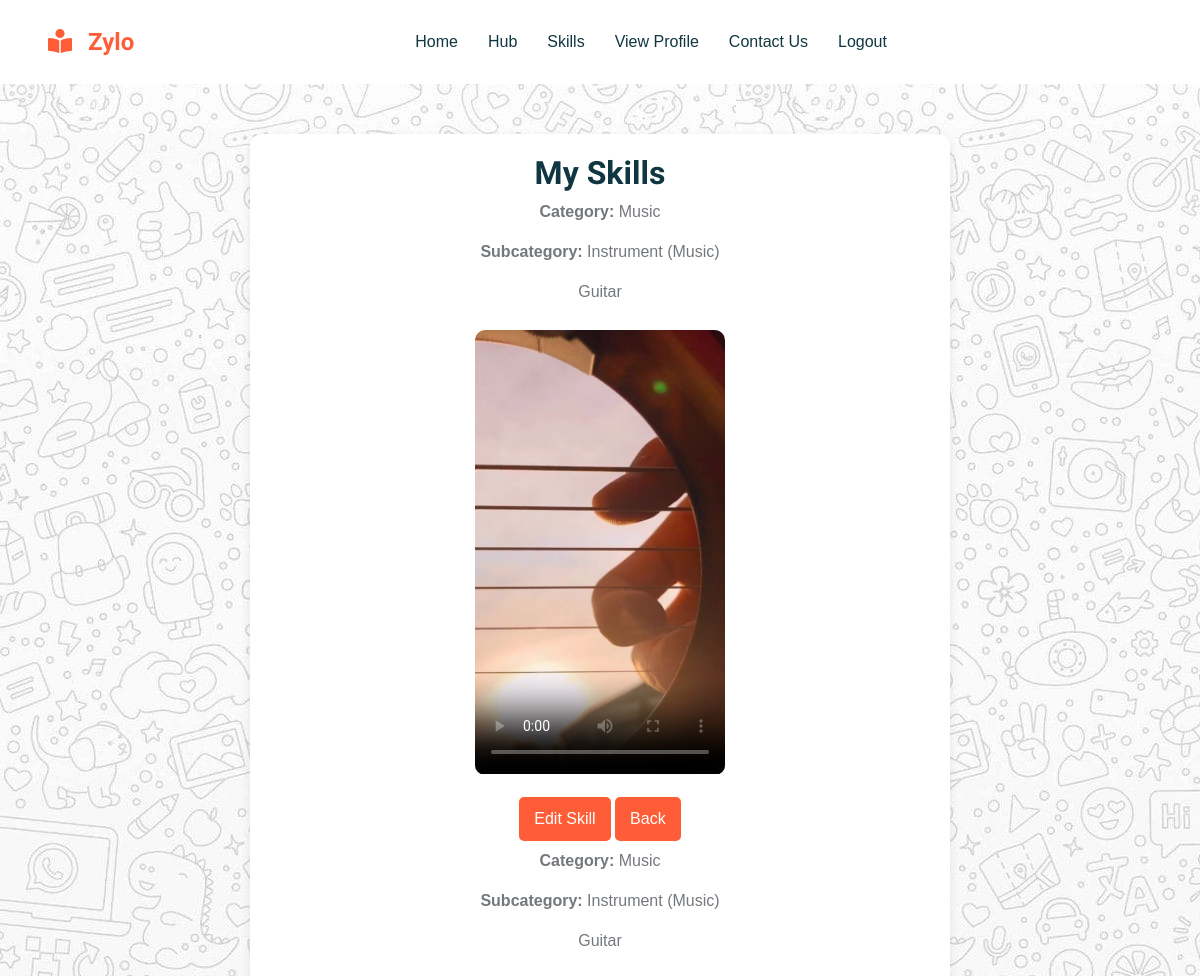
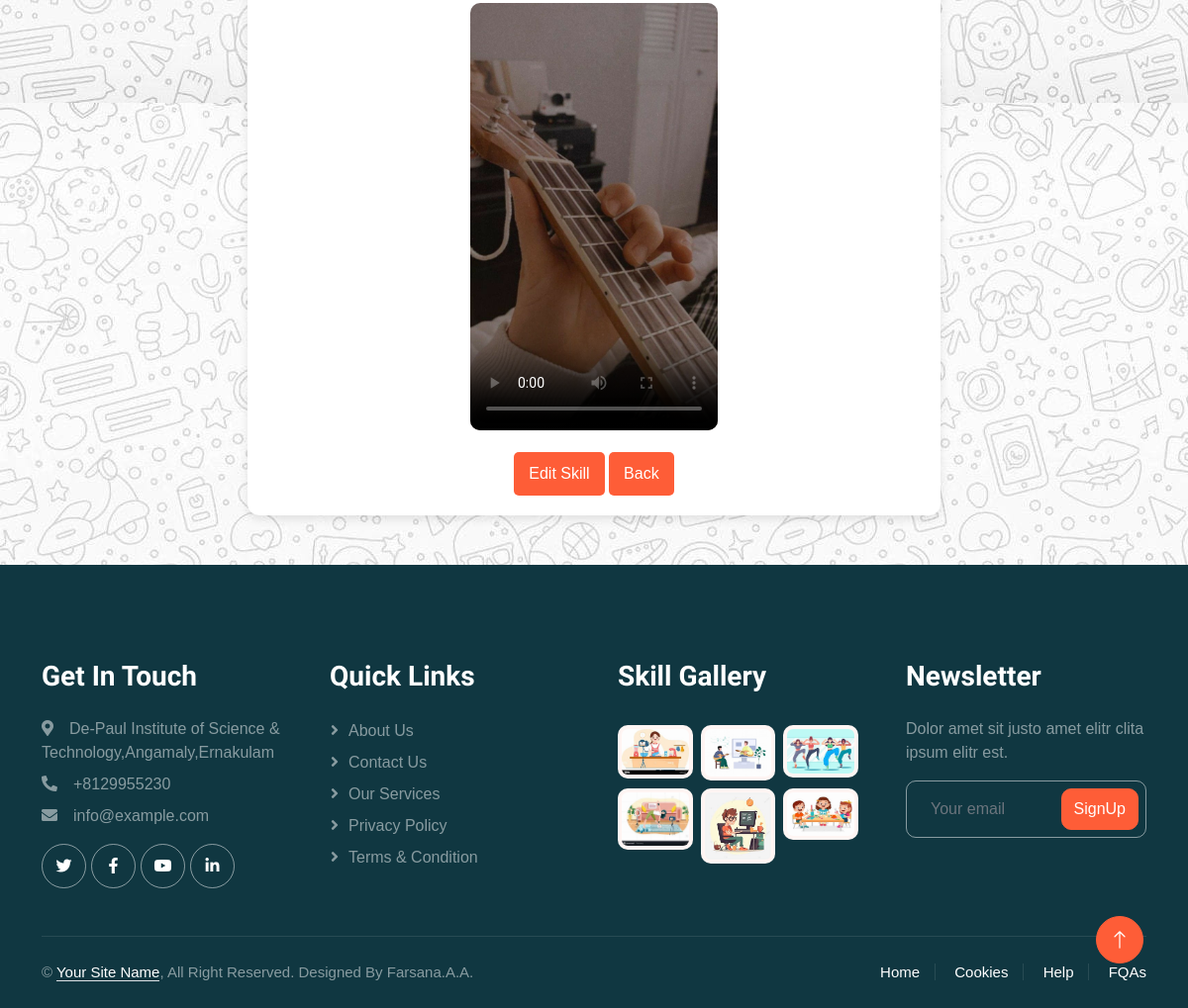
Page /view_skill (signed in) on the committed database (2 pictures, top to bottom).
### userapp/models.py (models this page shows, shortened)
class Skill(models.Model):
     user = models.ForeignKey(Register, on_delete=models.CASCADE,null=True)
     skill_name = models.CharField(max_length=100, null=True)
     CATEGORY_CHOICES = [
        ('Tech', 'Technology'),
        ('Art', 'Arts'),
        ('Music', 'Music'),
        ('Cooking', 'Cooking'),
        ('Fitness', 'Fitness'),
        ('Other', 'Other')
    ]
     category = models.CharField(max_length=100, choices=CATEGORY_CHOICES, null=True)
     sub_category = models.CharField(max_length=100, null=True)
     additional_category = models.CharField(max_length=100, null=True)
     skill_created_at = models.DateTimeField(auto_now_add =True)
     skill_video = models.FileField(upload_to='skill_videos/', null=True, blank=True)
     cover_image = models.ImageField(upload_to='uploads/',null=True, blank=True)
     payment_type = models.CharField(max_length=10,  default='free')
     price = models.DecimalField(max_digits=6, decimal_places=2, null=True, blank=True)  # Store price for paid videos
     paid_users = models.ManyToManyField(Register,related_name="paid_skills", blank=True)  # Track users who paid

### userapp/views.py (the view)
# urls.py: path('view_skill',views.view_skill,name="view_skill") ,
def view_skill(request):
    user=request.user
    user_skills = Skill.objects.filter(user=user)  # Fetch skills of the user
    return render(request, 'view_skill.html', {'user_skills': user_skills})

### userapp/templates/view_skill.html (shortened to what this page needs)
{% load static %}
{% include 'header.html' %}
 <link rel="stylesheet" href="{% static 'css/viewskill.css' %}">
<body>
<div class="view-container">
    <h2>My Skills</h2>
    {% if user_skills %}
        {% for skill in user_skills %}
            <div class="skill-card">
                <p><strong>Category:</strong> {{ skill.category }}</p>
                <p><strong>Subcategory:</strong> {{ skill.sub_category }}</p>
                <p> {{ skill.additional_category }}</p>
                {% if skill.skill_video %}
                    <video controls width="100%" poster="{{ skill.cover_image.url }}">
                        <source src="{{ skill.skill_video.url }}" type="video/mp4">
                    </video>
                {% else %}
                    <p>No video available</p>
                {% endif %}
                 <div>
                <a href="{% url 'edit_skill' skill.id %}"><button class="editbutton">Edit Skill</button>
                <a href="/profile"><button class="editbutton">Back</button></a>
                </div>
            </div>
        {% endfor %}
    {% else %}
        <p>No skills posted yet.</p>
    {% endif %}
</div>
{% include 'footer.html' %}

### userapp/static/css/style.css (style rules this page uses)
:root { --primary: #FE5D37; --light: #FFF5F3; --dark: #103741; }
h1, h2, h3, h4, .h1, .h2, .h3, .h4, .display-1, .display-2, .display-3, .display-4, .display-5, .display-6 { font-family: 'Lobster Two', cursive; font-weight: 700; }

### userapp/static/css/viewskill.css (style rules this page uses)
body { font-family: 'Poppins', sans-serif; background-color: #f5f5f5; margin: 0; padding: 0; }
.view-container { max-width: 700px; margin: 50px auto; background: white; padding: 20px; border-radius: 12px; box-shadow: 0px 4px 10px rgba(0, 0, 0, 0.1); text-align: center; }
video { width: 600%; max-width: 250px; border-radius: 10px; margin-top: 10px; }
.editbutton { display: inline-block; margin-top: 15px; padding: 10px 15px; font-size: 16px; color: #fff; background-color:#fe5d37; border: none; border-radius: 5px; text-decoration: none; transition: background-color 0.3s ease; }

### rows in the picture
Skill: category "Music", sub_category "Instrument (Music)", additional_category "Guitar"
Skill: category "Music", sub_category "Instrument (Music)", additional_category "Guitar"
